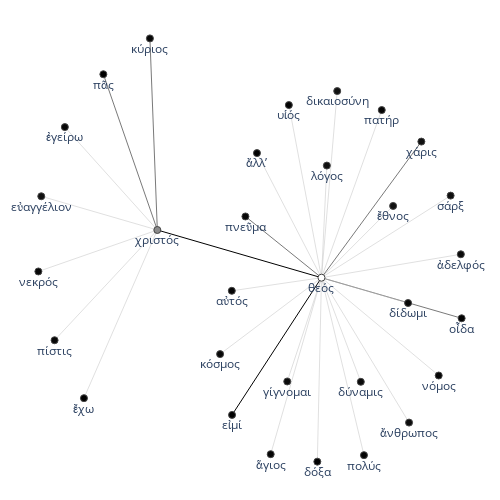

The cell this chart's notebook holds for it:
### Code cell
textnet.configure_plotly_browser_state()
fig

### Figure 1 — Plotly figure (JSON) as saved in the notebook; plotly's stock layout.template omitted (floating-point values rounded to 4 significant figures)
{"data": [{"line": {"color": "#000000", "width": 1}, "mode": "lines", "type": "scatter", "x": [-0.501, 0.1876, null, 0.1876, -0.1875, null], "y": [0.1156, -0.0433, null, -0.0433, -0.5005, null]}, {"line": {"color": "#404040", "width": 0.7}, "mode": "lines", "type": "scatter", "x": [-0.501, -0.5321, null, -0.501, -0.7274, null, 0.6066, 0.1876, null, 0.1876, -0.1314, null, 0.1876, 0.7755, null], "y": [0.1156, 0.7542, null, 0.1156, 0.6347, null, 0.4103, -0.0433, null, -0.0433, 0.1607, null, -0.0433, -0.1785, null]}, {"line": {"color": "#C0C0C0", "width": 0.5}, "mode": "lines", "type": "scatter", "x": [-0.501, -1, null, -0.501, -0.9879, null, -0.501, -0.889, null, -0.501, -0.932, null, -0.501, -0.8088, null, 0.4881, 0.1876, null, 0.7293, 0.1876, null, 0.2102, 0.1876, null, 0.1876, 0.4404, null, 0.1876, 0.2537, null, 0.1876, 0.05075, null, 0.1876, -0.08308, null, 0.1876, -0.1886, null, 0.1876, -0.2377, null, 0.1876, 0.04401, null, 0.1876, 0.3526, null, 0.1876, -0.02545, null, 0.1876, 0.1702, null, 0.1876, 0.3658, null, 0.1876, 0.555, null, 0.1876, 0.6793, null, 0.1876, 0.5508, null, 0.1876, 0.7722, null], "y": [0.1156, -0.02253, null, 0.1156, 0.228, null, 0.1156, 0.4586, null, 0.1156, -0.2517, null, 0.1156, -0.4447, null, 0.1958, -0.0433, null, 0.2302, -0.0433, null, 0.3303, -0.0433, null, -0.0433, 0.5153, null, -0.0433, 0.5787, null, -0.0433, 0.532, null, -0.0433, 0.3719, null, -0.0433, -0.087, null, -0.0433, -0.298, null, -0.0433, -0.3891, null, -0.0433, -0.3903, null, -0.0433, -0.6314, null, -0.0433, -0.6563, null, -0.0433, -0.6346, null, -0.0433, -0.5262, null, -0.0433, -0.3693, null, -0.0433, -0.1277, null, -0.0433, 0.03474, null]}, {"hoverinfo": "text", "hovertext": ["59", "6", "10", "10", "9", "6", "10", "10", "125", "5", "10", "4", "4", "6", "3", "5", "6", "8", "4", "6", "6", "3", "7", "5", "4", "5", "8", "5", "4", "6", "7"], "marker": {"color": [59, 6, 10, 10, 9, 6, 10, 10, 125, 5, 10, 4, 4, 6, 3, 5, 6, 8, 4, 6, 6, 3, 7, 5, 4, 5, 8, 5, 4, 6, 7], "colorbar": {"thickness": 15, "title": {"side": "right", "text": "degree"}, "xanchor": "left"}, "colorscale": [[0, "rgb(255,255,255)"], [0.125, "rgb(240,240,240)"], [0.25, "rgb(217,217,217)"], [0.375, "rgb(189,189,189)"], [0.5, "rgb(150,150,150)"], [0.625, "rgb(115,115,115)"], [0.75, "rgb(82,82,82)"], [0.875, "rgb(37,37,37)"], [1, "rgb(0,0,0)"]], "line": {"width": 1}, "reversescale": true, "showscale": false, "size": 7}, "mode": "markers+text", "text": ["χριστός", "νεκρός", "ἔθνος", "χάρις", "σάρξ", "κύριος", "εὐαγγέλιον", "λόγος", "θεός", "πατήρ", "δικαιοσύνη", "υἱός", "ἄλλʼ", "πνεῦμα", "πᾶς", "αὐτός", "κόσμος", "γίγνομαι", "εἰμί", "ἐγείρω", "πίστις", "ἔχω", "δύναμις", "ἅγιος", "δόξα", "πολύς", "ἄνθρωπος", "νόμος", "οἶδα", "δίδωμι", "ἀδελφός"], "textposition": "bottom center", "type": "scatter", "x": [-0.501, -1, 0.4881, 0.6066, 0.7293, -0.5321, -0.9879, 0.2102, 0.1876, 0.4404, 0.2537, 0.05075, -0.08308, -0.1314, -0.7274, -0.1886, -0.2377, 0.04401, -0.1875, -0.889, -0.932, -0.8088, 0.3526, -0.02545, 0.1702, 0.3658, 0.555, 0.6793, 0.7755, 0.5508, 0.7722], "y": [0.1156, -0.02253, 0.1958, 0.4103, 0.2302, 0.7542, 0.228, 0.3303, -0.0433, 0.5153, 0.5787, 0.532, 0.3719, 0.1607, 0.6347, -0.087, -0.298, -0.3891, -0.5005, 0.4586, -0.2517, -0.4447, -0.3903, -0.6314, -0.6563, -0.6346, -0.5262, -0.3693, -0.1785, -0.1277, 0.03474]}, {"hoverinfo": "text", "marker": {"opacity": 0}, "mode": "markers", "opacity": 0, "text": ["25", "53", "25", "136", "69", "23", "37", "26", "26", "48", "30", "33", "36", "26", "25", "34", "50", "27", "27", "46", "91", "25", "30", "30", "33", "39", "33", "47", "28", "29"], "type": "scatter", "x": [-0.7505, -0.5165, -0.7444, -0.1567, -0.6142, -0.695, -0.7165, -0.6549, 0.3378, 0.3971, 0.4584, 0.1989, 0.314, 0.2206, 0.1192, 0.05224, 0.02806, -0.0005337, -0.02507, 0.1158, 1.126e-05, 0.2701, 0.08105, 0.1789, 0.2767, 0.3713, 0.4334, 0.4815, 0.3692, 0.4799], "y": [0.04656, 0.4349, 0.1718, 0.03617, 0.3752, 0.2871, -0.06801, -0.1645, 0.07623, 0.1835, 0.09347, 0.1435, 0.236, 0.2677, 0.2444, 0.1643, 0.05872, -0.06515, -0.1706, -0.2162, -0.2719, -0.2168, -0.3373, -0.3498, -0.339, -0.2847, -0.2063, -0.1109, -0.08548, -0.004282]}], "layout": {"autosize": false, "height": 500, "hovermode": "closest", "margin": {"b": 10, "l": 10, "r": 10, "t": 10}, "plot_bgcolor": "rgba(0,0,0,0)", "showlegend": false, "title": {"font": {"size": 16}}, "width": 500, "xaxis": {"showgrid": false, "showticklabels": false, "zeroline": false}, "yaxis": {"showgrid": false, "showticklabels": false, "zeroline": false}}}
